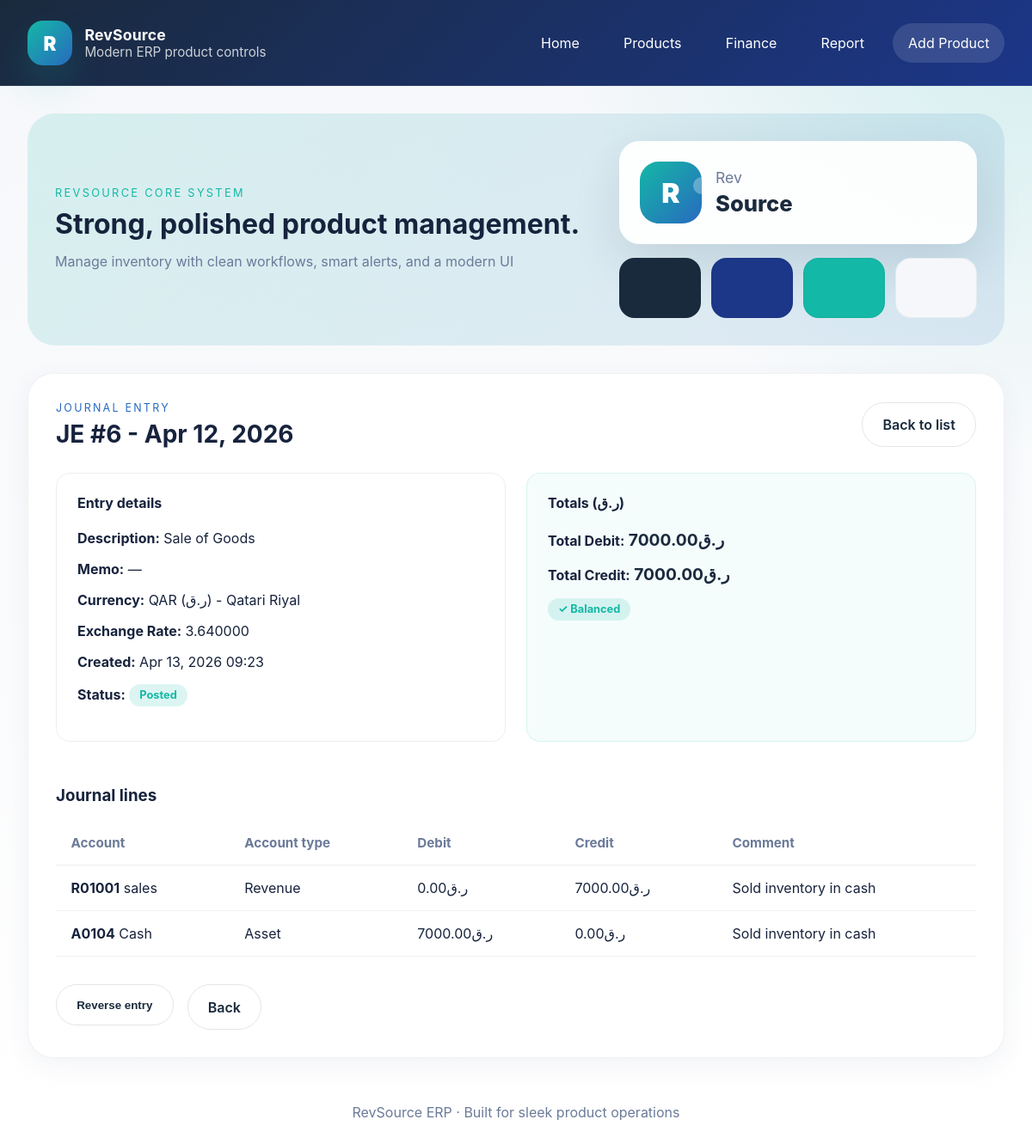
Page /finance/journal/6/ on the committed database.
### finance/models.py (models this page shows, shortened)
class JournalEntry(models.Model):
    date = models.DateField()
    description = models.TextField()
    memo = models.CharField(max_length=255, blank=True)
    currency = models.ForeignKey(Currency, on_delete=models.PROTECT, default=1,
                                help_text="Currency for this journal entry")
    exchange_rate = models.DecimalField(max_digits=12, decimal_places=6, default=Decimal('1.000000'),
                                       help_text="Exchange rate used for this entry")
    posted = models.BooleanField(default=False, help_text="Prevents double posting and modification")
    created_at = models.DateTimeField(auto_now_add=True)
    updated_at = models.DateTimeField(auto_now=True)
    created_by = models.CharField(max_length=255, blank=True)
    class Meta:
        ordering = ['-date', '-id']
    def is_balanced(self):
        total_debit = self.lines.aggregate(models.Sum('debit'))['debit__sum'] or Decimal('0.00')
        total_credit = self.lines.aggregate(models.Sum('credit'))['credit__sum'] or Decimal('0.00')
        return total_debit == total_credit
    def get_total_debit(self):
        return self.lines.aggregate(models.Sum('debit'))['debit__sum'] or Decimal('0.00')
    def get_total_credit(self):
        return self.lines.aggregate(models.Sum('credit'))['credit__sum'] or Decimal('0.00')

class Currency(models.Model):
    code = models.CharField(max_length=3, unique=True, help_text="ISO currency code (e.g., USD, EUR, QAR)")
    name = models.CharField(max_length=100, help_text="Currency name (e.g., US Dollar, Euro, Qatari Riyal)")
    symbol = models.CharField(max_length=10, help_text="Currency symbol (e.g., $, €, ر.ق)")
    decimal_places = models.PositiveIntegerField(default=2, help_text="Number of decimal places")
    is_active = models.BooleanField(default=True)
    exchange_rate = models.DecimalField(max_digits=12, decimal_places=6, default=Decimal('1.000000'),
                                       help_text="Exchange rate to base currency (1.0 = base currency)")
    is_base = models.BooleanField(default=False, help_text="Is this the base currency for the system?")
    class Meta:
        verbose_name_plural = "currencies"
        ordering = ['code']

class JournalLine(models.Model):
    journal = models.ForeignKey(JournalEntry, related_name='lines', on_delete=models.CASCADE)
    account = models.ForeignKey(Account, on_delete=models.PROTECT)
    debit = models.DecimalField(max_digits=14, decimal_places=2, default=Decimal('0.00'))
    credit = models.DecimalField(max_digits=14, decimal_places=2, default=Decimal('0.00'))
    comment = models.CharField(max_length=255, blank=True, null=True)
    created_at = models.DateTimeField(auto_now_add=True)
    class Meta:
        ordering = ['id']

class Account(models.Model):
    ACCOUNT_TYPES = [
        ('asset', 'Asset'),
        ('liability', 'Liability'),
        ('equity', 'Equity'),
        ('revenue', 'Revenue'),
        ('expense', 'Expense'),
    ]
    code = models.CharField(max_length=20, unique=True, help_text="Account code (e.g., E1000, L2000,X003)")
    name = models.CharField(max_length=255)
    type = models.CharField(max_length=20, choices=ACCOUNT_TYPES)
    description = models.TextField(blank=True)
    balance = models.DecimalField(max_digits=14, decimal_places=2, default=Decimal('0.00'))
    is_active = models.BooleanField(default=True)
    created_at = models.DateTimeField(auto_now_add=True)
    updated_at = models.DateTimeField(auto_now=True)
    class Meta:
        ordering = ['code']

### finance/views.py (the view, shortened to what this page needs)
# urls.py: path('journal/<int:pk>/', JournalEntryDetailView.as_view(), name='journal-detail'),
class JournalEntryDetailView(DetailView):
    model = JournalEntry
    template_name = 'finance/journal_entry_detail.html'
    context_object_name = 'entry'

### RevSource_system/context_processors.py (called while the page is built)
def currency_context(request):
    currencies = Currency.objects.filter(is_active=True)
    base_currency = currencies.filter(is_base=True).first()
    return {
        'currencies': currencies,
        'base_currency': base_currency.code if base_currency else 'USD',
    }

### finance/templates/finance/journal_entry_detail.html (shortened to what this page needs)
{% extends 'products/base.html' %}
{% block content %}
<section class="section-panel">
    <div class="section-header">
        <div>
            <p class="section-label">Journal entry</p>
            <h2>JE #{{ entry.id }} - {{ entry.date|date:"M d, Y" }}</h2>
        </div>
        <a href="{% url 'finance:journal-list' %}" class="btn btn-outline">Back to list</a>
    </div>
    <div style="display: grid; grid-template-columns: 1fr 1fr; gap: 1.5rem; margin-bottom: 2rem;">
        <div class="card" style="padding: 1.5rem; border: 1px solid rgba(26, 42, 69, 0.08); border-radius: 16px;">
            <h4 style="margin-top: 0;">Entry details</h4>
            <p><strong>Description:</strong> {{ entry.description }}</p>
            <p><strong>Memo:</strong> {{ entry.memo|default:"—" }}</p>
            <p><strong>Currency:</strong> {{ entry.currency.code }} ({{ entry.currency.symbol }}) - {{ entry.currency.name }}</p>
            <p><strong>Exchange Rate:</strong> {{ entry.exchange_rate }}</p>
            <p><strong>Created:</strong> {{ entry.created_at|date:"M d, Y H:i" }}</p>
            <p><strong>Status:</strong>
                {% if entry.posted %}
                    <span class="badge badge-success">Posted</span>
                {% else %}
                    <span class="badge badge-warning">Draft</span>
                {% endif %}
            </p>
        </div>
        <div class="card" style="padding: 1.5rem; border: 1px solid rgba(20, 184, 166, 0.12); border-radius: 16px; background: rgba(20, 184, 166, 0.04);">
            <h4 style="margin-top: 0;">Totals ({{ entry.currency.symbol }})</h4>
            <p><strong>Total Debit:</strong> <span style="font-size: 1.2rem; font-weight: 700; color: var(--navy);">{{ entry.currency.symbol }}{{ entry.get_total_debit|floatformat:2 }}</span></p>
            <p><strong>Total Credit:</strong> <span style="font-size: 1.2rem; font-weight: 700; color: var(--navy);">{{ entry.currency.symbol }}{{ entry.get_total_credit|floatformat:2 }}</span></p>
            <p style="margin-bottom: 0;">
                {% if entry.is_balanced %}
                    <span class="badge badge-success">✓ Balanced</span>
                {% else %}
                    <span class="badge badge-warning">✗ Not balanced</span>
                {% endif %}
            </p>
        </div>
    </div>
    <div class="table-card">
        <h3>Journal lines</h3>
        <table class="product-table">
            <thead>
                <tr>
                    <th>Account</th>
                    <th>Account type</th>
                    <th>Debit</th>
                    <th>Credit</th>
                    <th>Comment</th>
                </tr>
            </thead>
            <tbody>
                {% for line in entry.lines.all %}
                <tr>
                    <td><strong>{{ line.account.code }}</strong> {{ line.account.name }}</td>
                    <td>{{ line.account.get_type_display }}</td>
                    <td><span data-amount="{{ line.debit }}" data-currency="{{ entry.currency.code }}">{{ entry.currency.symbol }}{{ line.debit|floatformat:2 }}</span></td>
                    <td><span data-amount="{{ line.credit }}" data-currency="{{ entry.currency.code }}">{{ entry.currency.symbol }}{{ line.credit|floatformat:2 }}</span></td>
                    <td>{{ line.comment|default:"—" }}</td>
                </tr>
                {% endfor %}
            </tbody>
        </table>
    </div>
    <div class="form-actions" style="margin-top: 2rem;">
        {% if not entry.posted %}
            <form method="post" style="display: inline;">
                {% csrf_token %}
                <input type="hidden" name="action" value="post">
                <button type="submit" class="btn btn-accent" onclick="return confirm('Post this journal entry? This action cannot be undone.');">Post entry</button>
            </form>
        {% else %}
            <form method="post" style="display: inline;">
                <button type="submit" class="btn btn-outline" onclick="return confirm('Create a reversal entry for this journal entry?');">Reverse entry</button>
            </form>
        {% endif %}
        <a href="{% url 'finance:journal-list' %}" class="btn btn-outline">Back</a>
    </div>
</section>
{% endblock %}

### products/static/products/css/product.css (style rules this page uses)
* { box-sizing: border-box; }
:root { --navy: #1A2A3D; --deep-blue: #1C3688; --teal: #14B8A6; --teal-blue: #286ABF; --surface: #F5F7FA; --text: #17233D; --muted: #6B7A99; --white: #FFFFFF; --shadow: 0 22px 55px rgba(26, 42, 69, 0.12); }
body { margin: 0; font-family: Inter, system-ui, -apple-system, BlinkMacSystemFont, 'Segoe UI', sans-serif; background: radial-gradient(circle at top right, rgba(20, 184, 166, 0.15), transparent 30%), linear-gradient(180deg, #F5F7FA 0%, #FFFFFF 100%); color: var(--text); }
.section-panel { background: white; border-radius: 30px; padding: 2rem; border: 1px solid rgba(22, 42, 78, 0.06); box-shadow: 0 8px 30px rgba(48, 65, 112, 0.06); }
.section-header { display: flex; justify-content: space-between; gap: 1rem; align-items: center; margin-bottom: 1.75rem; }
.section-label { margin: 0; text-transform: uppercase; letter-spacing: 0.18em; font-size: 0.78rem; color: var(--teal-blue); }
.section-panel h2 { margin: 0.35rem 0 0; font-size: 1.75rem; }
.btn { display: inline-flex; align-items: center; justify-content: center; border: none; border-radius: 999px; padding: 0.95rem 1.45rem; font-weight: 600; cursor: pointer; text-decoration: none; transition: transform 0.18s ease, box-shadow 0.18s ease, background 0.18s ease, color 0.18s ease; }
.btn-outline { background: transparent; color: var(--navy); border: 1px solid rgba(26, 42, 69, 0.12); }
.table-card { overflow-x: auto; }
.product-table { width: 100%; border-collapse: collapse; min-width: 860px; }
.product-table th, .product-table td { padding: 1rem 1.1rem; text-align: left; vertical-align: middle; }
.product-table thead th { color: var(--muted); font-size: 0.95rem; border-bottom: 1px solid rgba(26, 42, 69, 0.08); }
.product-table tbody tr { border-bottom: 1px solid rgba(26, 42, 69, 0.06); }
.badge { display: inline-flex; align-items: center; justify-content: center; border-radius: 999px; padding: 0.35rem 0.75rem; font-size: 0.8rem; font-weight: 700; }
.badge-success { background: rgba(20, 184, 166, 0.15); color: var(--teal); }
.form-actions { display: flex; gap: 1rem; flex-wrap: wrap; justify-content: flex-start; }

### rows in the picture
JournalEntry: id "6", date "Apr 12, 2026", description "Sale of Goods", memo "—", currency.code "QAR", currency.symbol "ر.ق", currency.name "Qatari Riyal", exchange_rate "3.640000", created_at "Apr 13, 2026 09:23", get_total_debit "7000.00", get_total_credit "7000.00"
JournalLine: account.code "R01001", account.name "sales", account.type "Revenue", debit "0.00", credit "7000.00", comment "Sold inventory in cash"
JournalLine: account.code "A0104", account.name "Cash", account.type "Asset", debit "7000.00", credit "0.00", comment "Sold inventory in cash"
